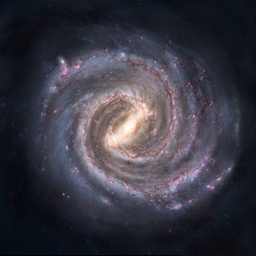
#> input picture milky-way.jpg, 256 x 256 px, shrunk from 1024 x 1024 before the run
$ jupyter execute FCM.ipynb
#> lines starting #> are read from the running program, lines starting #| are printed output that depends on the picture
[cell 1]
import numpy as np
import matplotlib.pyplot as plt
import pandas as pd

# [71 lines left out: functions create_membership, create_data, Centroid, update_membership, fuzzy_c_means, not called in this run]

[cell 2]
import numpy as np
import cv2
import matplotlib.pyplot as plt


# Code pour les images GRAYSCALE
def init_clusters(k, shape):
    centers = np.random.rand(k, 1) * 255
    return centers

def calc_membership(img, centers, m):
    k = centers.shape[0]
    mem = np.zeros((img.shape[0], img.shape[1], k))

    for i in range(k):
        dists = np.abs(img - centers[i])
        mem[:, :, i] = 1 / (dists ** (2 / (m - 1)))

    mem_sum = np.sum(mem, axis=2)
    mem = mem / mem_sum[:, :, np.newaxis]
    return mem

def update_centers(img, mem, m):
    k = mem.shape[2]
    centers = np.zeros((k, 1))

    for i in range(k):
        num = np.sum((mem[:, :, i] ** m) * img)
        denom = np.sum(mem[:, :, i] ** m)
        centers[i] = num / denom if denom != 0 else 0

    return centers

def fcm_segmentation(img, k, m=2, max_iter=100):
    centers = init_clusters(k, img.shape)

    for _ in range(max_iter):
        mem = calc_membership(img, centers, m)
        centers = update_centers(img, mem, m)

    seg_img = np.argmax(mem, axis=2)
    return seg_img

img = cv2.imread('milky-way.jpg', cv2.IMREAD_GRAYSCALE)
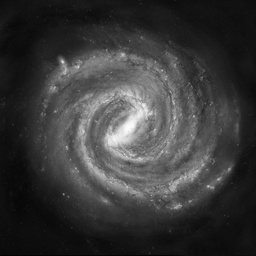
#> img: shape (256, 256); min 1, max 254, mean 57.5
img = img.astype(np.float32)

img = img / 255.0

num_clusters = 3
segmented_img = fcm_segmentation(img, num_clusters)
#> the loop in fcm_segmentation, `for _ in range(max_iter):` made 100 passes
#> pass 1, in fcm_segmentation, `mem = calc_membership(img, centers, m)`:
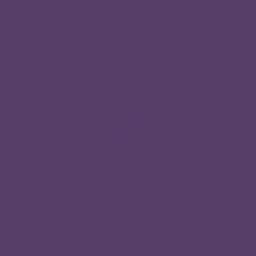
#> mem: shape (256, 256, 3) float64; mean of channels 0, 1, 2 0.414, 0.243, 0.343; drawn as B, G, R
#> pass 3, in fcm_segmentation, `mem = calc_membership(img, centers, m)`:
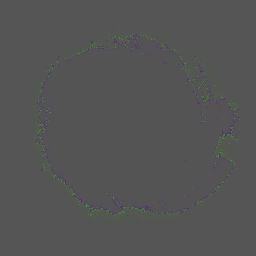
#> mem: shape (256, 256, 3) float64; mean of channels 0, 1, 2 0.333, 0.334, 0.333; drawn as B, G, R
#> in fcm_segmentation, `seg_img = np.argmax(mem, axis=2)`:
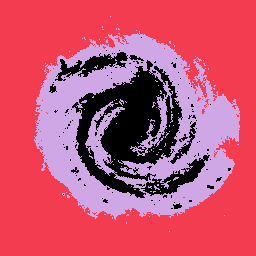
#> seg_img: shape (256, 256) int64; 3 distinct labels, from 0 to 2; one colour per label, 0 black
#> in fcm_segmentation, `seg_img = np.argmax(mem, axis=2)`:
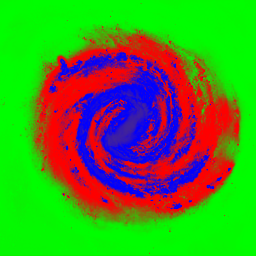
#> mem: shape (256, 256, 3) float64; mean of channels 0, 1, 2 0.149, 0.567, 0.284; drawn as B, G, R

plt.figure(figsize=(10, 5))
plt.subplot(1, 2, 1)
plt.title('Original')
plt.imshow(img, cmap='gray')
plt.axis('off')

plt.subplot(1, 2, 2)
plt.title('Segmented')
plt.imshow(segmented_img, cmap='gray')
plt.axis('off')

plt.show()

[cell 3]
import numpy as np
import cv2
import matplotlib.pyplot as plt


# code pour images RGB
def initialize_clusters(num_clusters):
    cluster_centers = np.random.rand(num_clusters, 3) * 255
    return cluster_centers

def compute_membership(image, cluster_centers, m):
    height, width, _ = image.shape
    num_clusters = cluster_centers.shape[0]
    membership = np.zeros((height, width, num_clusters))
    for c in range(num_clusters):
        distances = np.linalg.norm(image - cluster_centers[c], axis=2)
        membership[:, :, c] = 1 / (distances ** (2 / (m - 1)) + 1e-6)
    membership_sum = np.sum(membership, axis=2)
    membership = membership / membership_sum[:, :, np.newaxis]
    return membership

def update_cluster_centers(image, membership, m):
    height, width, _ = image.shape
    num_clusters = membership.shape[2]
    cluster_centers = np.zeros((num_clusters, 3))
    for c in range(num_clusters):
        numerator = np.sum((membership[:, :, c] ** m)[:, :, np.newaxis] * image, axis=(0, 1))
        denominator = np.sum(membership[:, :, c] ** m)
        if denominator != 0:
            cluster_centers[c] = numerator / denominator
        else:
            cluster_centers[c] = 0
    return cluster_centers

def fcm_segmentation(image, num_clusters, m=2, max_iter=100):
    cluster_centers = initialize_clusters(num_clusters)
    for _ in range(max_iter):
        membership = compute_membership(image, cluster_centers, m)
        cluster_centers = update_cluster_centers(image, membership, m)
    segmented_image = np.argmax(membership, axis=2)
    return segmented_image

image = cv2.imread('/content/milky-way.jpg')
#> image is the input picture: shape (256, 256, 3); mean B, G, R 66.3, 55.9, 57.1
image = cv2.cvtColor(image, cv2.COLOR_BGR2RGB)
image = image.astype(np.float32)
image = image / 255.0
num_clusters = 30
segmented_image = fcm_segmentation(image, num_clusters)
#> in fcm_segmentation, `segmented_image = np.argmax(membership, axis=2)`:
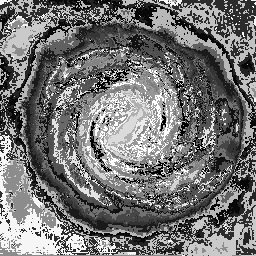
#> segmented_image: shape (256, 256) int64; min 0, max 29, mean 13.3; drawn with min black and max white

plt.figure(figsize=(10, 5))
plt.subplot(1, 2, 1)
plt.title('Original Image')
plt.imshow(image)
plt.axis('off')
plt.subplot(1, 2, 2)
plt.title('Segmented Image')
plt.imshow(segmented_image, cmap='viridis')
plt.axis('off')
plt.show()
